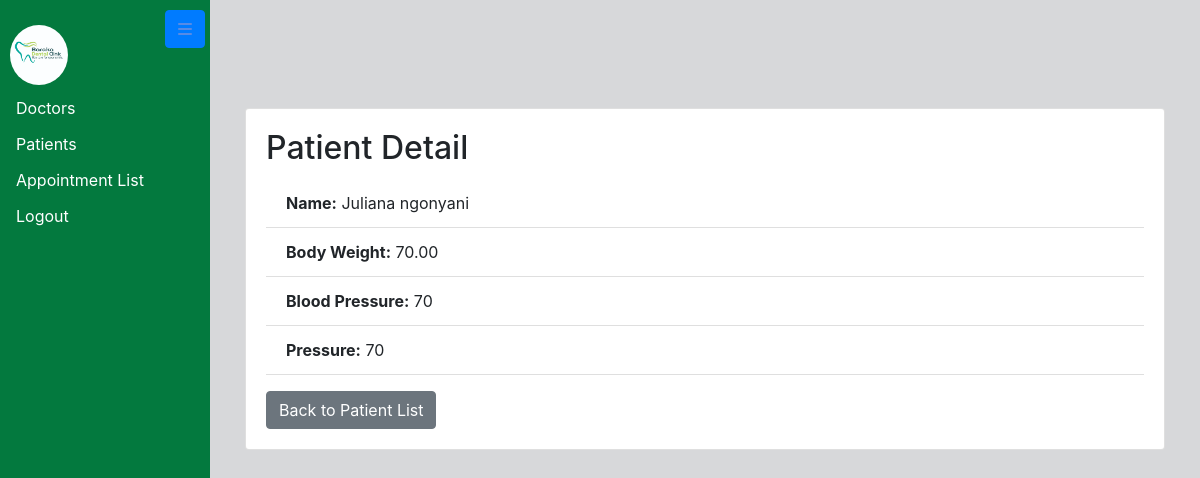
Screenshot of /patient/2/details (signed in) with the database file from the repository.
### hospitalApp/models.py (models this page shows, shortened)
class CommonFields(models.Model):
    first_name = models.CharField(max_length=30)
    last_name = models.CharField(max_length=30)
    age = models.PositiveIntegerField()
    gender = models.CharField(max_length=10, choices=GENDER_CHOICES)
    address = models.TextField()
    phone = models.CharField(max_length=15)
    email = models.EmailField(unique=True)
    image = models.ImageField(upload_to='profile_images/', default='default/default.jpg')
    class Meta:
        abstract = True  # This is an abstract base class to share common fields

class Patient(CommonFields):
    body_weight = models.DecimalField(max_digits=5, decimal_places=2)  # Example: DecimalField for body weight
    blood_pressure = models.CharField(max_length=15)  # Example: CharField for blood pressure
    pressure = models.CharField(max_length=15)  # Example: CharField for pressure
    receptionist = models.ForeignKey(Specialist, on_delete=models.CASCADE, limit_choices_to={'area_of_specialist': 'Receptionist'})
    registration_time = models.DateTimeField(auto_now_add=True)
    treated_by = models.ForeignKey(Specialist, on_delete=models.CASCADE, limit_choices_to={'area_of_specialist': 'Doctor'}, related_name='patients_treated')
    treated = models.BooleanField(default=False)

### hospitalApp/views.py (the view)
# urls.py: path('patient/<int:patient_id>/details', views.patient_detail, name='patient-detail'),
@login_required
def patient_detail(request, patient_id):
    patient = get_object_or_404(Patient, pk=patient_id)
    return render(request, 'patient_detail.html', {'patient': patient})

### hospitalApp/templates/patient_detail.html
{% extends 'base.html' %}
{% block content %}
<div class="container mt-5">
    <div class="card">
        <div class="card-body">
            <h2 class="card-title">Patient Detail</h2>
            <ul class="list-group list-group-flush">
                <li class="list-group-item"><strong>Name:</strong> {{ patient.first_name }} {{ patient.last_name }}</li>
                <li class="list-group-item"><strong>Body Weight:</strong> {{ patient.body_weight }}</li>
                <li class="list-group-item"><strong>Blood Pressure:</strong> {{ patient.blood_pressure }}</li>
                <li class="list-group-item"><strong>Pressure:</strong> {{ patient.pressure }}</li>
            </ul>
            <a href="{% url 'patient-list' %}" class="btn btn-secondary mt-3">Back to Patient List</a>
        </div>
    </div>
</div>
{% endblock %}

### templates/base.html (style rules this page uses)
body { background-color: #d7d8da; padding-top: 40px; margin: 0; }

### rows the page displays
Patient: first_name "Juliana", last_name "ngonyani", body_weight "70.00", blood_pressure "70", pressure "70"
